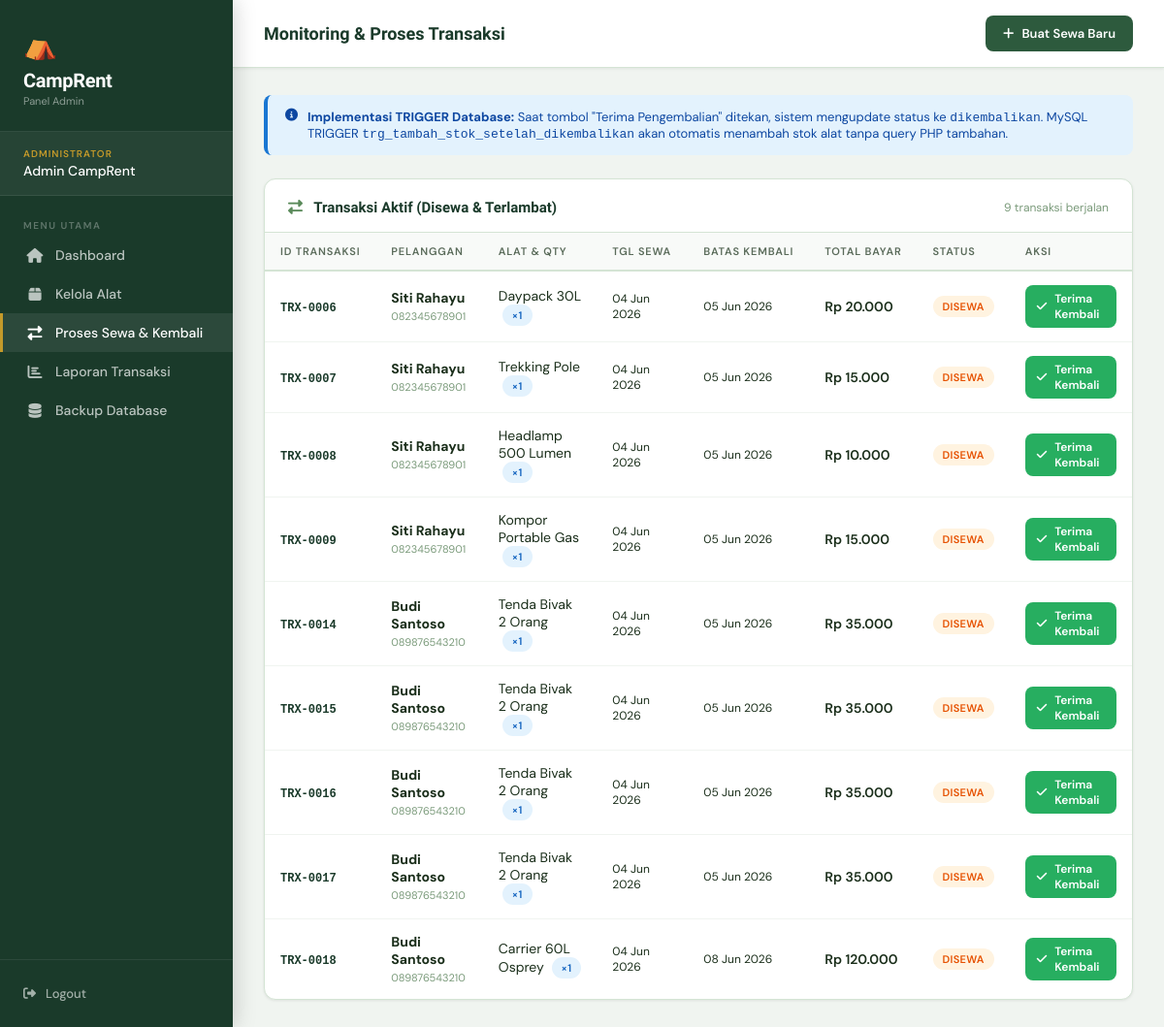
The page /proses_transaksi.php (signed in) on the database as committed earlier.
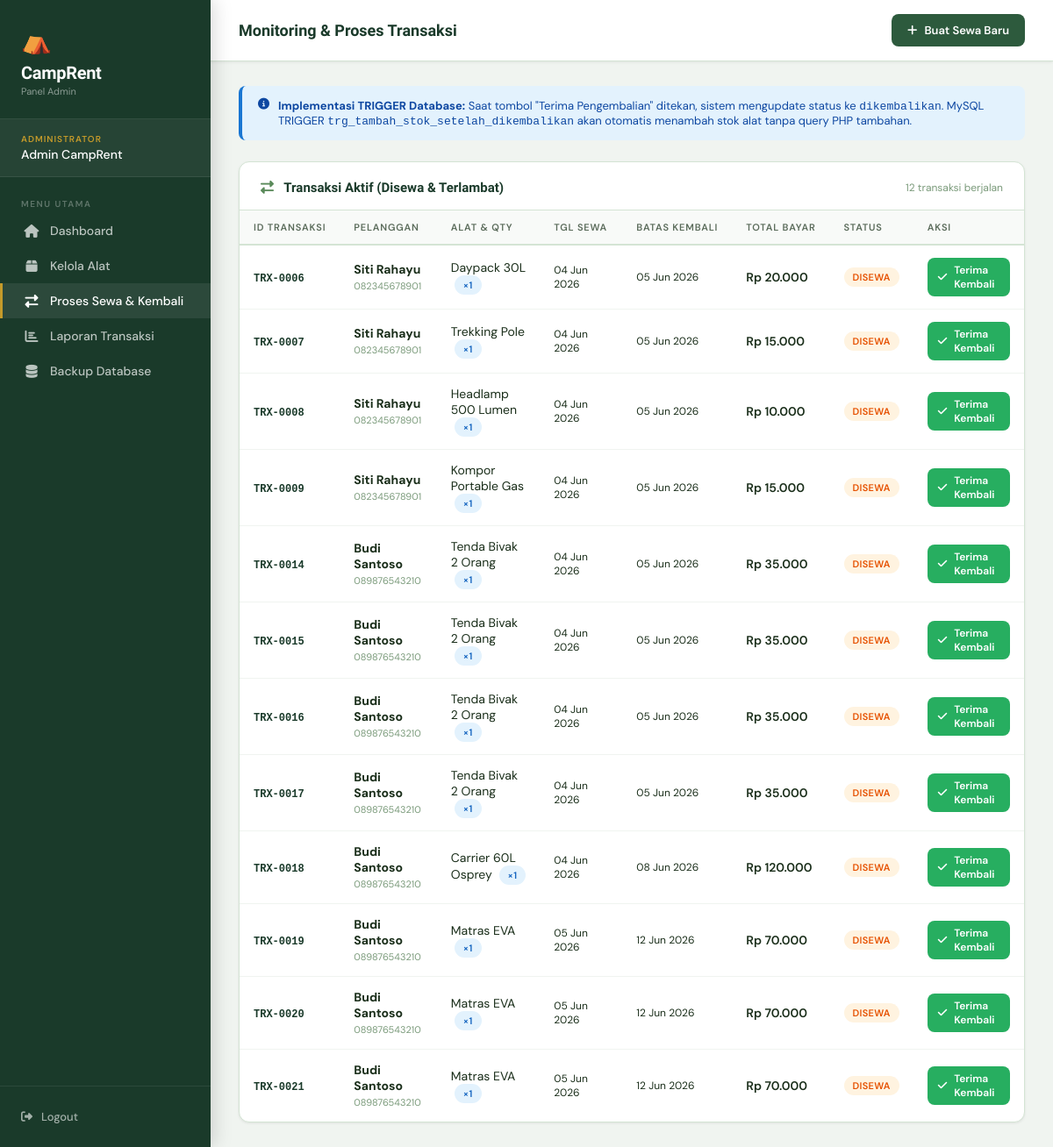
The same page on the database as committed later.
### tables this page shows
CREATE TABLE `penyewaan` (
  `id_penyewaan` int NOT NULL AUTO_INCREMENT,
  `id_pelanggan` int DEFAULT NULL,
  `tgl_sewa` date NOT NULL,
  `tgl_kembali_seharusnya` date NOT NULL,
  `total_bayar` decimal(10,2) DEFAULT '0.00',
  `status_penyewaan` enum('disewa','dikembalikan','terlambat') DEFAULT 'disewa',
  `catatan` text,
  `created_at` timestamp NULL DEFAULT CURRENT_TIMESTAMP,
  PRIMARY KEY (`id_penyewaan`),
  KEY `id_pelanggan` (`id_pelanggan`),
  CONSTRAINT `penyewaan_ibfk_1` FOREIGN KEY (`id_pelanggan`) REFERENCES `pengguna` (`id_pengguna`) ON DELETE SET NULL
);

CREATE TABLE `pengguna` (
  `id_pengguna` int NOT NULL AUTO_INCREMENT,
  `nama` varchar(100) NOT NULL,
  `email` varchar(100) NOT NULL,
  `password` varchar(255) NOT NULL,
  `peran` enum('admin','pelanggan') NOT NULL DEFAULT 'pelanggan',
  `no_telepon` varchar(15) DEFAULT NULL,
  `alamat` text,
  `created_at` timestamp NULL DEFAULT CURRENT_TIMESTAMP,
  PRIMARY KEY (`id_pengguna`),
  UNIQUE KEY `email` (`email`)
);

CREATE TABLE `alat_camping` (
  `id_alat` int NOT NULL AUTO_INCREMENT,
  `nama_alat` varchar(100) NOT NULL,
  `kategori` varchar(50) DEFAULT NULL,
  `deskripsi` text,
  `harga_per_hari` decimal(10,2) NOT NULL,
  `stok` int NOT NULL DEFAULT '0',
  `stok_awal` int NOT NULL DEFAULT '0',
  `kondisi` enum('baik','rusak_ringan','rusak_berat') DEFAULT 'baik',
  `created_at` timestamp NULL DEFAULT CURRENT_TIMESTAMP,
  PRIMARY KEY (`id_alat`)
);

CREATE TABLE `detail_penyewaan` (
  `id_detail` int NOT NULL AUTO_INCREMENT,
  `id_penyewaan` int DEFAULT NULL,
  `id_alat` int DEFAULT NULL,
  `jumlah` int NOT NULL,
  `harga_satuan` decimal(10,2) NOT NULL,
  PRIMARY KEY (`id_detail`),
  KEY `id_penyewaan` (`id_penyewaan`),
  KEY `id_alat` (`id_alat`),
  CONSTRAINT `detail_penyewaan_ibfk_1` FOREIGN KEY (`id_penyewaan`) REFERENCES `penyewaan` (`id_penyewaan`) ON DELETE CASCADE,
  CONSTRAINT `detail_penyewaan_ibfk_2` FOREIGN KEY (`id_alat`) REFERENCES `alat_camping` (`id_alat`) ON DELETE CASCADE
);

### config.php (called while the page is built, shortened)
<?php
function rupiah($angka) {
    return 'Rp ' . number_format($angka, 0, ',', '.');
}
function tgl_indo($tgl) {
    $bulan = ['', 'Jan', 'Feb', 'Mar', 'Apr', 'Mei', 'Jun', 'Jul', 'Agt', 'Sep', 'Okt', 'Nov', 'Des'];
    $d = explode('-', $tgl);
    return $d[2] . ' ' . $bulan[(int)$d[1]] . ' ' . $d[0];
}
?>

### proses_transaksi.php (the view, shortened to what the changed rows need)
<?php
require_once 'config.php';
$transaksi = mysqli_query($conn, "
    SELECT p.*, pg.nama as nama_pelanggan, pg.no_telepon, ac.nama_alat, dp.jumlah,
           DATEDIFF(CURDATE(), p.tgl_kembali_seharusnya) as hari_telat
    FROM penyewaan p
    JOIN pengguna pg ON p.id_pelanggan = pg.id_pengguna
    JOIN detail_penyewaan dp ON p.id_penyewaan = dp.id_penyewaan
    JOIN alat_camping ac ON dp.id_alat = ac.id_alat
    WHERE p.status_penyewaan IN ('disewa', 'terlambat')
    ORDER BY p.tgl_kembali_seharusnya ASC
");
?>
<?php include 'header.php'; ?>
</head>
<body>
<div class="sidebar">
    <div class="sidebar-logo">
        <h1>CampRent</h1>
    </div>
</div>
<div class="main-content">
    <div class="page-body">
        <div class="card">
            <div class="card-header">
                <span class="card-title"><i class="fas fa-exchange-alt" style="color:#5a8a5a;margin-right:8px;"></i> Transaksi Aktif (Disewa & Terlambat)</span>
                <span style="font-size:12px;color:#7a9a7a;"><?= mysqli_num_rows($transaksi) ?> transaksi berjalan</span>
            </div>
            <div class="table-wrapper">
                <table>
                    <thead>
                        <tr>
                            <th>ID Transaksi</th>
                            <th>Pelanggan</th>
                            <th>Alat & Qty</th>
                            <th>Tgl Sewa</th>
                            <th>Batas Kembali</th>
                            <th>Total Bayar</th>
                            <th>Status</th>
                            <th>Aksi</th>
                        </tr>
                    </thead>
                    <tbody>
                    <?php while($r = mysqli_fetch_assoc($transaksi)):
                        $is_late = $r['status_penyewaan'] === 'terlambat';
                        $est_denda = $is_late ? hitung_denda($r['tgl_kembali_seharusnya'], date('Y-m-d'), $r['total_bayar']) : 0;
                    ?>
                    <tr style="<?= $is_late ? 'background:#fff5f5;' : '' ?>">
                        <td><span style="font-family:monospace;font-size:12px;font-weight:700;color:#1a3a2a;">TRX-<?= str_pad($r['id_penyewaan'],4,'0',STR_PAD_LEFT) ?></span></td>
                        <td>
                            <strong><?= htmlspecialchars($r['nama_pelanggan']) ?></strong>
                            <br><span style="font-size:11px;color:#7a9a7a;"><?= htmlspecialchars($r['no_telepon'] ?? '') ?></span>
                        </td>
                        <td>
                            <?= htmlspecialchars($r['nama_alat']) ?>
                            <span class="badge badge-blue" style="margin-left:4px;">×<?= $r['jumlah'] ?></span>
                        </td>
                        <td style="font-size:12px;"><?= tgl_indo($r['tgl_sewa']) ?></td>
                        <td style="font-size:12px;<?= $is_late ? 'color:#c0392b;font-weight:700;' : '' ?>">
                            <?= tgl_indo($r['tgl_kembali_seharusnya']) ?>
                        </td>
                        <td>
                            <div style="font-weight:600;"><?= rupiah($r['total_bayar']) ?></div>
                        </td>
                        <td>
                            <span class="badge <?= $is_late ? 'badge-red' : 'badge-amber' ?>">
                                <?= strtoupper($r['status_penyewaan']) ?>
                            </span>
                        </td>
                        <td>
                            <a href="proses_transaksi.php?kembali=<?= $r['id_penyewaan'] ?>&kondisi=baik"
                               onclick="return confirm('Konfirmasi pengembalian alat dari <?= htmlspecialchars($r['nama_pelanggan']) ?>?<?= $est_denda > 0 ? " Denda: ".rupiah($est_denda) : '' ?>')"
                               class="btn btn-success btn-sm">
                                <i class="fas fa-check"></i> Terima Kembali
                            </a>
                        </td>
                    </tr>
                    <?php endwhile; ?>
                    </tbody>
                </table>
            </div>
        </div>
    </div>
</div>
</body>
</html>

Rows that differ between the two databases and show on the page:
added penyewaan: id_penyewaan "0019", id_pelanggan.nama "Budi Santoso", id_pelanggan.no_telepon "089876543210", alat_camping.nama_alat "Matras EVA", detail_penyewaan.jumlah "1", tgl_sewa "05 Jun 2026", tgl_kembali_seharusnya "12 Jun 2026", total_bayar "Rp 70.000", status_penyewaan "DISEWA"
added penyewaan: id_penyewaan "0020", id_pelanggan.nama "Budi Santoso", id_pelanggan.no_telepon "089876543210", alat_camping.nama_alat "Matras EVA", detail_penyewaan.jumlah "1", tgl_sewa "05 Jun 2026", tgl_kembali_seharusnya "12 Jun 2026", total_bayar "Rp 70.000", status_penyewaan "DISEWA"
added penyewaan: id_penyewaan "0021", id_pelanggan.nama "Budi Santoso", id_pelanggan.no_telepon "089876543210", alat_camping.nama_alat "Matras EVA", detail_penyewaan.jumlah "1", tgl_sewa "05 Jun 2026", tgl_kembali_seharusnya "12 Jun 2026", total_bayar "Rp 70.000", status_penyewaan "DISEWA"
Other text that changed with them:
mysqli_num_rows($transaksi): "9" → "12"
